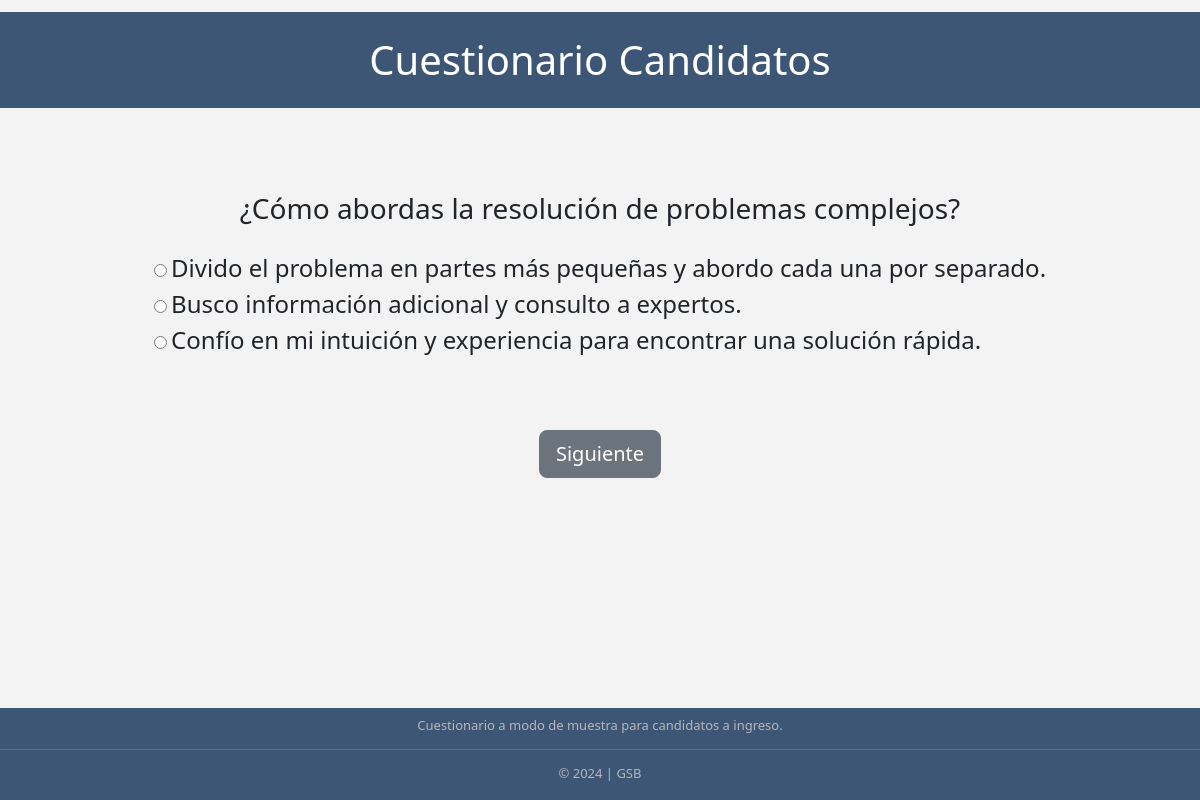
Screenshot of /seccion/1/pregunta/1/ with the database file from the repository.
### encuesta/models.py (models this page shows, shortened)
class Pregunta(models.Model):
    seccion = models.ForeignKey(Seccion, on_delete=models.CASCADE)
    texto = models.TextField()

class Respuesta(models.Model):
    pregunta = models.ForeignKey(Pregunta, on_delete=models.CASCADE)
    texto = models.CharField(max_length=200)
    puntaje = models.IntegerField()

### encuesta/views.py (the view)
# urls.py: path('seccion/<int:seccion_id>/pregunta/<int:pregunta_id>/', views.renderizar_pregunta, name='renderizar_pregunta'),
def renderizar_pregunta(request, seccion_id, pregunta_id):
    seccion = get_object_or_404(Seccion, pk=seccion_id)
    pregunta_actual = get_object_or_404(Pregunta, pk=pregunta_id)
    context = {
        'seccion': seccion,
        'pregunta_actual': pregunta_actual,
        'respuestas': pregunta_actual.respuesta_set.all(),
        'puntaje_total': request.session.get('puntaje_total', 0),
    }
    return render(request, 'seccion1.html', context)

### templates/seccion1.html (shortened to what this page needs)
{% extends "base.html" %}
{% block content %}
<br><br>
<div class="form-contenedor">
    <h3>{{ pregunta_actual.texto }}</h3>
    <form id="question-form" method="post" action="{% url 'procesar_respuesta' seccion_id=seccion.id %}">
        {% for respuesta in respuestas %}
            <input type="radio" id="respuesta_{{ respuesta.id }}" name="respuesta" value="{{ respuesta.id }}">
            <label for="respuesta_{{ respuesta.id }}">{{ respuesta.texto }}</label><br>
        {% endfor %}
        <br><br><br>
        <center><button class="btn btn-lg btn-secondary" type="submit">Siguiente</button></center>
        <br><br><br><br><br>
    </form>
</div>
{% endblock %}

### templates/base.html (shortened to what this page needs)
<!DOCTYPE html>
<html lang="en">
<head>
    {% load static %}
    <link href="https://stackpath.bootstrapcdn.com/bootstrap/5.1.0/css/bootstrap.min.css" rel="stylesheet">
    <link rel="stylesheet" href="https://cdnjs.cloudflare.com/ajax/libs/bootstrap-icons/1.5.0/font/bootstrap-icons.min.css">
    <link rel="stylesheet" href="https://cdn.jsdelivr.net/npm/bootstrap@5.2.3/dist/css/bootstrap.min.css">
    <link rel="stylesheet" href="{% static 'estilos.css' %}">
</head>
<body>
    <header>
        <div class="titulo">
            <h1 id="titulo-item">Cuestionario Candidatos</h1>
        </div>
    </header>
        {% block content %}{% endblock %}
    <footer class="footer-base">
        <h6>Cuestionario a modo de muestra para candidatos a ingreso.</h6>
        <hr>
        <h6>&copy; 2024 | GSB</h6>
    </footer>
</body>
</html>

### static/estilos.css (style rules this page uses)
body { background-color: #f3f3f3; position: relative; }
.titulo { width: 100%; display: flex; justify-content: center; margin: 1% 0; background-color: #3d5675; }
#titulo-item { width: fit-content; margin: 2% 5%; color: white; }
.form-contenedor { display: flex; align-items: center; flex-direction: column; justify-content: center; }
.form-contenedor > h3 { margin: 2%; }
.form-contenedor > form > label { font-size:x-large; }
.footer-base { width: 100%; position: fixed; bottom: 0; text-align: center; color: rgb(182, 182, 182); padding: 10px 0; margin-top: 8%; background-color: #3d5675; }
.footer-base > h6 { font-size: small; }

### rows the page displays
Pregunta: texto "¿Cómo abordas la resolución de problemas complejos?"
Respuesta: texto "Divido el problema en partes más pequeñas y abordo cada una por separado."
Respuesta: texto "Busco información adicional y consulto a expertos."
Respuesta: texto "Confío en mi intuición y experiencia para encontrar una solución rápida."
